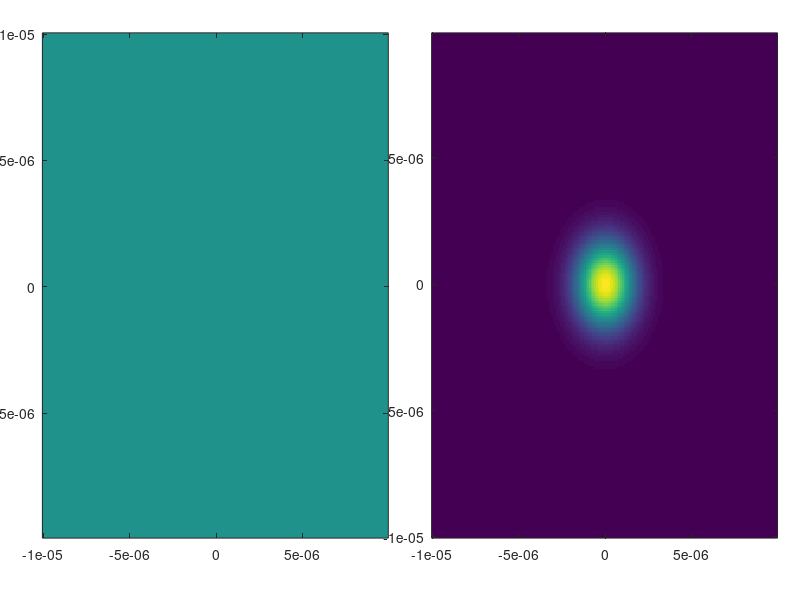

Write the MATLAB code that produced this figure. (Note: this script raises an error after producing the figure.)
%%
% Author: Madhu Veettikazhy
% Date:12 November 2018
% Gaussian beam (CW) electric field propagation from the 
% distal end to the proximal end of the optical fibre. 
% ***************************************************************************************************

%% User-specified general parameters
Nx = 200;                                                            % x resolution
Ny = 200;                                                            % y resolution
Nz_air = 100;                                                      % Number of z steps in air
Nz_fibre = 100;                                                   % Number of z steps inside fibre

Lx = 20e-6;                                                         % [m] x side length
Ly = 20e-6;                                                         % [m] y side length
Lz_air = 100e-6;                                                  % [m] z propagation distance in air
Lz_fibre = 1e-3;                                                  % [m] z propagation distance in fibre

lambda = 1e-6;                                                    % [m] Wavelength 
k_0 = 2*pi/lambda;                                              % [m^-1] Wavenumber
w = 2.33e-6;                                                        % [m] Initial waist plane 1/e^2 radius of the gaussian beam

x_offset = 0;                                                        % [m] Offset in the gaussian beam in x direction
y_offset = 0;                                                        % [m] Offset in the gaussian beam in y direction
%% Initialisation of space and frequency grids
dx = Lx/Nx;
dy = Ly/Ny;
dz_air = Lz_air/Nz_air;
dz_fibre = Lz_fibre/Nz_fibre;

x = dx*(-Nx/2:Nx/2-1);
y = dy*(-Ny/2:Ny/2-1);
[X,Y] = ndgrid(x,y);
RHO = sqrt(X.^2+Y.^2);

kx = 2*pi/Lx*(-Nx/2:Nx/2-1);
ky = 2*pi/Ly*(-Ny/2:Ny/2-1);
[kX,kY] = ndgrid(kx,ky);

%% Initialisation of optical fibre parameters
n_core =1.48;                                                      % [] Core refractive index
n_cladding = 1.47;                                               % [] Cladding refractive index
n_0 = n_cladding;                                                % [] Reference refractive index

core_radius=2e-6;                                                % [m] Radius of fibre core
n_fibre=ones(Nx,Ny)*n_core;                              % Refractive index matrix of the complete fibre
n_fibre(RHO> core_radius) = n_cladding;


%% Beam initialization
amplitude = exp(-((X-x_offset).^2+(Y-y_offset).^2)/w^2);      % Gaussian field amplitude
phase = zeros(Nx,Ny);                                                           % Phase
E = amplitude.*exp(1i*phase);                                               % Electric field
I_in = max(max(abs(E.').^2)); 
% mesh(X,Y,abs(E.').^2);

%% Figure initialization
h_fig1 = figure(1);
set(h_fig1,'Position',[50 50 4*Nx+125 2*Ny+75]); clf;
h_ax1 = axes('Units','pixels','Position', [50 50 2*Nx 2*Ny]);
h_im1 = imagesc(x,y,angle(E.'));
axis tight
set(h_ax1, 'xlimmode','manual', 'ylimmode','manual');

h_ax2 = axes('Units','pixels','Position', [2*Nx+100 50 2*Nx 2*Ny]);
h_im2 = imagesc(x,y,abs(E.').^2);
axis xy
set(h_ax2, 'xlimmode','manual', 'ylimmode','manual');


%% Fibre propagation and plotting
delta_n_2 = n_fibre.^2-n_0^2;                              %delta_n^2 in the expression for FD BPM
delta_n_2_column = delta_n_2(:);                         %Converting from NxN square matrix to N^2x1 column matrix

% Matrices a, b, and c in the expression for FD BPM
a = dz_fibre/(2*dx^2);
b = 2*dz_fibre/(dx^2) - (k_0^2*dz_fibre/2).*delta_n_2_column + (2*1i*k_0*n_0);
c = (-2*dz_fibre/(dx^2)) + (k_0^2*dz_fibre/2).*delta_n_2_column+ (2*1i*k_0*n_0);

%Sparse matrices
N=Nx*Ny;
M_i_lhs = sparse(1:N,1:N,b(1:N),N,N);
M_iMinus1 = sparse(2:N,1:N-1,a,N,N);
M_iPlus1 = sparse(1:N-1,2:N,a,N,N);

for i=Nx:Nx:N-Nx                                                %Dirichlet's boundary condition
    M_iMinus1(i+1,i)=0;                                        %Setting the boundary values to zero                     
    M_iPlus1(i,i+1)=0;
end

M_jMinus1 = sparse(Nx+1:N,1:N-Nx,a,N,N);
M_jPlus1 = sparse(1:N-Nx,Nx+1:N,a,N,N);
M_lhs = -M_iMinus1-M_iPlus1+M_i_lhs-M_jMinus1-M_jPlus1;

M_i_rhs = sparse(1:N,1:N,c(1:N),N,N);
M_rhs = M_iMinus1+M_iPlus1+M_i_rhs+M_jMinus1+M_jPlus1;

%FD BPM
E_column=E(:);                                                   %Converting 2D matrix into a column matrix

theta = 0 : 0.01 : 2*pi;                                          %For plotting core circle
x_circle = core_radius * cos(theta) ;
y_circle = core_radius * sin(theta) ;

video = VideoWriter('fibre_field.avi');                   %For saving the propagation frames as a video
open(video);
tic
for zidx = 1:Nz_fibre
    RHS = M_rhs*E_column;
    E_column = M_lhs\RHS;
    E_2D = reshape(E_column, [Ny Nx]);             %Reshaping column matrix to 2D for plotting
    
    h_ax1.Title.String = ['Phase at z = ' num2str(zidx*dz_fibre,'%.1e') ' m'];
    h_im1.CData = angle(E_2D.');
    h_ax2.Title.String = ['Fibre intensity at z = ' num2str(zidx*dz_fibre,'%.1e') ' m'];
    h_im2.CData = abs(E_2D.').^2;
    hold on;
    plot(x_circle, y_circle,'white', 'LineWidth', 1);    %Plotting the core circle  
    hold off;
    drawnow;
    frame = getframe(gcf);                                     %Get the frames 
    writeVideo(video,frame);                                  %Stitch the frames to form a video and save
end
toc
close(video);

